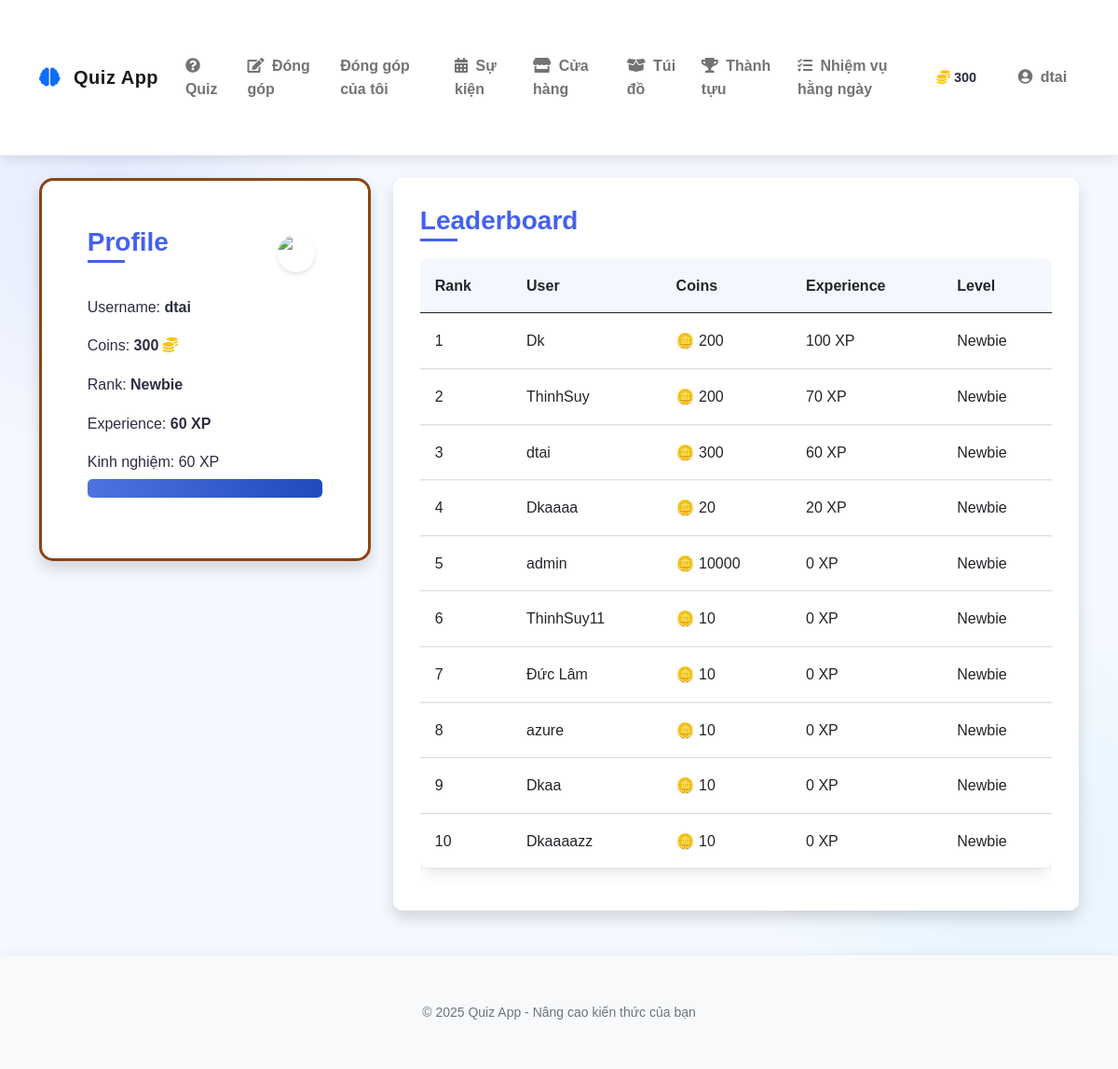
/ (signed in), run on the app's committed database.
### models.py (models this page shows, shortened)
class User(UserMixin, db.Model):
    id = db.Column(db.Integer, primary_key=True)
    username = db.Column(db.String(64), unique=True, nullable=False)
    email = db.Column(db.String(120), unique=True, nullable=False)
    password_hash = db.Column(db.String(256))
    coins = db.Column(db.Integer, default=10)  # New users start with 10 coins
    experience = db.Column(db.Integer, default=0)  # Experience points
    rank = db.Column(db.String(50), default='Newbie')
    is_admin = db.Column(db.Boolean, default=False)
    contributions = db.relationship('Contribution', backref='author', lazy=True)
    inventory_items = db.relationship('InventoryItem', backref='owner', lazy=True)
    achievements = db.relationship('UserAchievement', backref='user', lazy=True)
    daily_quests = db.relationship('UserDailyQuest', backref='user', lazy=True)
    total_questions_answered = db.Column(db.Integer, default=0)
    correct_answers = db.Column(db.Integer, default=0)
    easy_questions_completed = db.Column(db.Integer, default=0)
    medium_questions_completed = db.Column(db.Integer, default=0)
    hard_questions_completed = db.Column(db.Integer, default=0)
    daily_quest_points = db.Column(db.Integer, default=0)
    daily_streak = db.Column(db.Integer, default=0)
    last_daily_login = db.Column(db.Date, nullable=True)

### app.py (the view)
@app.route('/')
def homepage():
    from models import User, RANK_THRESHOLDS
    top_users = User.query.order_by(User.experience.desc()).limit(10).all()
    return render_template('homepage.html', top_users=top_users, RANK_THRESHOLDS=RANK_THRESHOLDS)

### app.py (called while the page is built)
@login_manager.user_loader
def load_user(user_id):
    from models import User
    return User.query.get(int(user_id))

### templates/homepage.html (shortened to what this page needs)
{% extends "base.html" %}
{% block content %}
<div class="row">
    <div class="col-md-4">
        {% if current_user.is_authenticated %}
        <div class="card shadow rank-card" data-aos="fade-right" data-rank="{{ current_user.rank.lower() }}">
            <div class="card-body">
                <div class="d-flex justify-content-between align-items-center mb-3">
                    <h3 class="card-title">Profile</h3>
                    <div class="rank-badge">
                        <img src="{{ url_for('static', filename='images/ranks/' + current_user.rank.lower() + '.png') }}"
                             alt="{{ current_user.rank }}" class="rank-icon">
                    </div>
                </div>
                <div class="profile-info">
                    <p>Username: <strong>{{ current_user.username }}</strong></p>
                    <p>Coins: <strong>{{ current_user.coins }}</strong> <i class="fas fa-coins text-warning"></i></p>
                    <p>Rank: <strong class="rank-name">{{ current_user.rank }}</strong></p>
                    {% set next_rank = None %}
                    {% set next_threshold = 0 %}
                    {% set current_threshold = 0 %}
                    {% for rank, threshold in RANK_THRESHOLDS.items() | sort(attribute='1') %}
                        {% if current_user.rank == rank %}
                            {% set current_threshold = threshold %}
                            {% for next_r, next_t in RANK_THRESHOLDS.items() | sort(attribute='1') %}
                                {% if next_t > threshold and not next_rank %}
                                    {% set next_rank = next_r %}
                                    {% set next_threshold = next_t %}
                                {% endif %}
                            {% endfor %}
                        {% endif %}
                    {% endfor %}
                    <p>Experience: <strong>{{ current_user.experience }} XP</strong></p>
                    <div class="rank-progress mt-3">
                        {% if next_rank %}
                        <p class="mb-1">Tiến trình ({{ current_user.experience }}/{{ next_threshold }})</p>
                        <div class="progress" style="height: 20px;">
                            <div class="progress-bar progress-bar-striped progress-bar-animated bg-success"
                                 role="progressbar"
                                 style="width: {{ ((current_user.experience - current_threshold) / (next_threshold - current_threshold) * 100)|round }}%">
                            </div>
                        </div>
                        <small class="text-muted">Rank tiếp theo: {{ next_rank }}</small>
                        {% else %}
                        <p class="mb-1">Kinh nghiệm: {{ current_user.experience }} XP</p>
                        <div class="progress" style="height: 20px;">
                            <div class="progress-bar progress-bar-striped progress-bar-animated bg-success"
                                 role="progressbar"
                                 style="width: 100%">
                            </div>
                        </div>
                        {% endif %}
                    </div>
                </div>
            </div>
        </div>
        {% endif %}
    </div>
    <div class="col-md-8">
        <div class="card shadow" data-aos="fade-left">
            <div class="card-body">
                <h3 class="card-title">Leaderboard</h3>
                <div class="table-responsive">
                    <table class="table table-hover">
                        <thead>
                            <tr>
                                <th>Rank</th>
                                <th>User</th>
                                <th>Coins</th>
                                <th>Experience</th>
                                <th>Level</th>
                            </tr>
                        </thead>
                        <tbody>
                            {% for user in top_users %}
                            <tr>
                                <td>{{ loop.index }}</td>
                                <td>{{ user.username }}</td>
                                <td>🪙 {{ user.coins }}</td>
                                <td>{{ user.experience }} XP</td>
                                <td>{{ user.rank }}</td>
                            </tr>
                            {% endfor %}
                        </tbody>
                    </table>
                </div>
            </div>
        </div>
    </div>
</div>
{% endblock %}

### templates/base.html (shortened to what this page needs)
<!DOCTYPE html>
<html lang="en">
<head>
    <link href="https://cdn.jsdelivr.net/npm/bootstrap@5.0.2/dist/css/bootstrap.min.css" rel="stylesheet">
    <link rel="stylesheet" href="https://cdnjs.cloudflare.com/ajax/libs/font-awesome/5.15.3/css/all.min.css">
    <link href="https://unpkg.com/aos@2.3.1/dist/aos.css" rel="stylesheet">
    <link rel="stylesheet" href="{{ url_for('static', filename='css/style.css') }}">
    <link rel="stylesheet" href="{{ url_for('static', filename='css/rank_frames.css') }}">
    <link rel="stylesheet" href="{{ url_for('static', filename='css/customization.css') }}">
    <link rel="stylesheet" href="{{ url_for('static', filename='css/achievements.css') }}">
    <link rel="stylesheet" href="{{ url_for('static', filename='css/quests.css') }}">
    <link rel="stylesheet" href="{{ url_for('static', filename='css/quiz.css') }}">
</head>
<body>
    <nav class="navbar navbar-expand-lg navbar-light sticky-top">
        <div class="container">
            <a class="navbar-brand" href="{{ url_for('homepage') }}">
                <i class="fas fa-brain text-primary me-2"></i> Quiz App
            </a>
            <div class="collapse navbar-collapse" id="navbarNav">
                <ul class="navbar-nav me-auto">
                    {% if current_user.is_authenticated %}
                        {% if current_user.is_admin %}
                            <li class="nav-item">
                                <a class="nav-link" href="{{ url_for('admin_dashboard') }}">
                                    <i class="fas fa-tachometer-alt me-1"></i> Admin
                                </a>
                            </li>
                        {% else %}
                            <li class="nav-item">
                                <a class="nav-link" href="{{ url_for('mainquiz') }}">
                                    <i class="fas fa-question-circle me-1"></i> Quiz
                                </a>
                            </li>
                            <li class="nav-item">
                                <a class="nav-link" href="{{ url_for('contribute') }}">
                                    <i class="fas fa-edit me-1"></i> Đóng góp
                                </a>
                            </li>
                            <li class="nav-item">
                                <a class="nav-link" href="{{ url_for('my_contributions') }}">
                                    Đóng góp của tôi
                                </a>
                            </li>
                            <li class="nav-item">
                                <a class="nav-link" href="{{ url_for('event') }}">
                                    <i class="fas fa-calendar-alt me-1"></i> Sự kiện
                                </a>
                            </li>
                            <li class="nav-item">
                                <a class="nav-link" href="{{ url_for('shop') }}">
                                    <i class="fas fa-store me-1"></i> Cửa hàng
                                </a>
                            </li>
                            <li class="nav-item">
                                <a class="nav-link" href="{{ url_for('inventory') }}">
                                    <i class="fas fa-box-open me-1"></i> Túi đồ
                                </a>
                            </li>
                            <li class="nav-item">
                                <a class="nav-link" href="{{ url_for('advancements') }}">
                                    <i class="fas fa-trophy me-1"></i> Thành tựu
                                </a>
                            </li>
                            <li class="nav-item">
                                <a class="nav-link" href="{{ url_for('daily_quests') }}">
                                    <i class="fas fa-tasks me-1"></i> Nhiệm vụ hằng ngày
                                </a>
                            </li>
                        {% endif %}
                    {% endif %}
                </ul>
                {% if current_user.is_authenticated %}
                <div class="user-stats d-flex align-items-center me-3">
                    <div class="stat-item d-flex align-items-center me-3">
                        <i class="fas fa-coins text-warning me-1"></i>
                        <span class="fw-bold">{{ current_user.coins }}</span>
                    </div>
                </div>
                <ul class="navbar-nav">
                    <li class="nav-item dropdown">
                        <a class="nav-link dropdown-toggle" href="#" id="userDropdown" role="button" data-bs-toggle="dropdown" aria-expanded="false">
                            <i class="fas fa-user-circle me-1"></i> {{ current_user.username }}
                        </a>
                    </li>
                </ul>
                {% endif %}
            </div>
        </div>
    </nav>
    <div class="container py-4">
        {% block content %}{% endblock %}
    </div>
    <footer class="footer mt-auto py-3 bg-light">
        <div class="container text-center">
            <div class="row">
                <div class="col-md-12">
                    <p class="mb-0 text-muted">
                        <small>© 2025 Quiz App - Nâng cao kiến thức của bạn</small>
                    </p>
                </div>
            </div>
        </div>
    </footer>
</body>
</html>

### static/css/style.css (style rules this page uses)
body { font-family: 'Roboto', sans-serif; color: var(--text-color); background-color: #f5f9ff; background-image: radial-gradient(circle at 10% 20%, rgba(67, 97, 238, 0.1) 0%, transparent 20%), radial-gradient(circle at 90% 80%, rgba(76, 201, 240, 0.1) 0%, transparent 20%); line-height: 1.6; }
.container { padding-top: 2rem; padding-bottom: 2rem; }
.card { border: none; border-radius: var(--border-radius); box-shadow: var(--box-shadow); transition: all 0.4s ease; margin-bottom: 1.5rem; background-color: white; overflow: hidden; position: relative; }
.card::before { content: ''; position: absolute; top: 0; left: 0; width: 100%; height: 4px; background: var(--gradient-bg); opacity: 0; transition: opacity 0.3s ease; }
.card-body { padding: 1.8rem; }
.card-title { font-weight: 700; margin-bottom: 1rem; color: var(--dark-color); position: relative; display: inline-block; }
.card-title::after { content: ''; position: absolute; bottom: -5px; left: 0; width: 40px; height: 3px; background: var(--primary-color); transition: width 0.3s ease; }
.progress { height: 10px; border-radius: 5px; background-color: #e9ecef; margin-bottom: 1rem; overflow: hidden; }
.progress-bar { background: linear-gradient(to right, var(--primary-color), var(--secondary-color)); transition: width 0.5s ease; }
.table { border-collapse: separate; border-spacing: 0; width: 100%; border-radius: var(--border-radius); overflow: hidden; box-shadow: var(--box-shadow); }
.table th { background-color: #f8f9fa; font-weight: 600; padding: 1rem; text-align: left; }
.table td { padding: 1rem; vertical-align: middle; border-top: 1px solid #f0f0f0; }
.navbar { box-shadow: 0 4px 15px rgba(0, 0, 0, 0.08); background: rgba(255, 255, 255, 0.95); backdrop-filter: blur(10px); -webkit-backdrop-filter: blur(10px); border-bottom: 1px solid rgba(67, 97, 238, 0.1); }
.navbar-brand { font-weight: 800; color: var(--primary-color); letter-spacing: 0.5px; transition: all 0.3s ease; }
.nav-link { font-weight: 600; color: var(--dark-color); position: relative; padding: 0.6rem 1.2rem; margin: 0 0.3rem; transition: all 0.3s ease; border-radius: 8px; }
.nav-link::after { content: ''; position: absolute; bottom: 5px; left: 50%; width: 0; height: 2px; background: var(--primary-color); transition: all 0.3s; transform: translateX(-50%); opacity: 0; }
:root { --accent-color: #f72585; --info-color: #4895ef; --warning-color: #f8961e; --danger-color: #f94144; --soft-blue: #e8f0fe; --text-secondary: #6c757d; }
body { font-family: 'Nunito', sans-serif; min-height: 100vh; line-height: 1.6; }
.navbar { box-shadow: 0 4px 12px rgba(0, 0, 0, 0.1); padding: 1rem 0; }
.card { overflow: hidden; margin-bottom: 1.5rem; }
.card-title { color: var(--primary-color); font-weight: 700; margin-bottom: 1rem; }
.footer { background-color: white; box-shadow: 0 -2px 10px rgba(0, 0, 0, 0.05); padding: 1.5rem 0; margin-top: 3rem; }
.footer .text-muted { color: var(--text-secondary) !important; font-weight: 500; }
.progress { height: 0.8rem; border-radius: 10px; background-color: #e9ecef; margin-bottom: 1rem; box-shadow: inset 0 1px 3px rgba(0, 0, 0, 0.1); }
.table { border-collapse: separate; border-spacing: 0; width: 100%; }
.table th { background-color: rgba(67, 97, 238, 0.05); font-weight: 600; color: var(--text-primary); padding: 1rem; }
.table td { padding: 1rem; vertical-align: middle; }
.user-stats { font-size: 0.9rem; }
.stat-item { display: flex; align-items: center; }

### static/css/rank_frames.css (style rules this page uses)
.rank-badge { display: inline-flex; align-items: center; justify-content: center; width: 30px; height: 30px; border-radius: 50%; color: white; font-weight: bold; margin-right: 0.5rem; box-shadow: 0 3px 5px rgba(0, 0, 0, 0.1); }

### static/css/customization.css (style rules this page uses)
.rank-card { background: white; border-radius: 15px; padding: 20px; box-shadow: 0 5px 15px rgba(0,0,0,0.1); position: relative; overflow: hidden; }
.rank-card[data-rank="newbie"] { border: 3px solid #8B4513; }
.rank-name { font-weight: bold; }
.rank-badge { width: 40px; height: 40px; border-radius: 50%; display: flex; align-items: center; justify-content: center; overflow: hidden; }
.rank-icon { width: 100%; height: 100%; object-fit: contain; }
.progress { height: 10px; border-radius: 5px; background-color: #e9ecef; margin-top: 5px; }
.progress-bar { background: linear-gradient(to right, #4e73df, #224abe); border-radius: 5px; }
.rank-card { transition: all 0.3s ease; }

### static/css/quiz.css (style rules this page uses)
body { transition: background-image 0.5s ease; background-size: cover; background-position: center; background-attachment: fixed; }

### data on the page
User: coins "300", username "dtai", rank "Newbie", experience "60"
User: username "Dk", coins "200", experience "100", rank "Newbie"
User: username "ThinhSuy", coins "200", experience "70", rank "Newbie"
User: username "Dkaaaa", coins "20", experience "20", rank "Newbie"
User: username "admin", coins "10000", experience "0", rank "Newbie"
User: username "ThinhSuy11", coins "10", experience "0", rank "Newbie"
User: username "Đức Lâm", coins "10", experience "0", rank "Newbie"
User: username "azure", coins "10", experience "0", rank "Newbie"
User: username "Dkaa", coins "10", experience "0", rank "Newbie"
User: username "Dkaaaazz", coins "10", experience "0", rank "Newbie"
